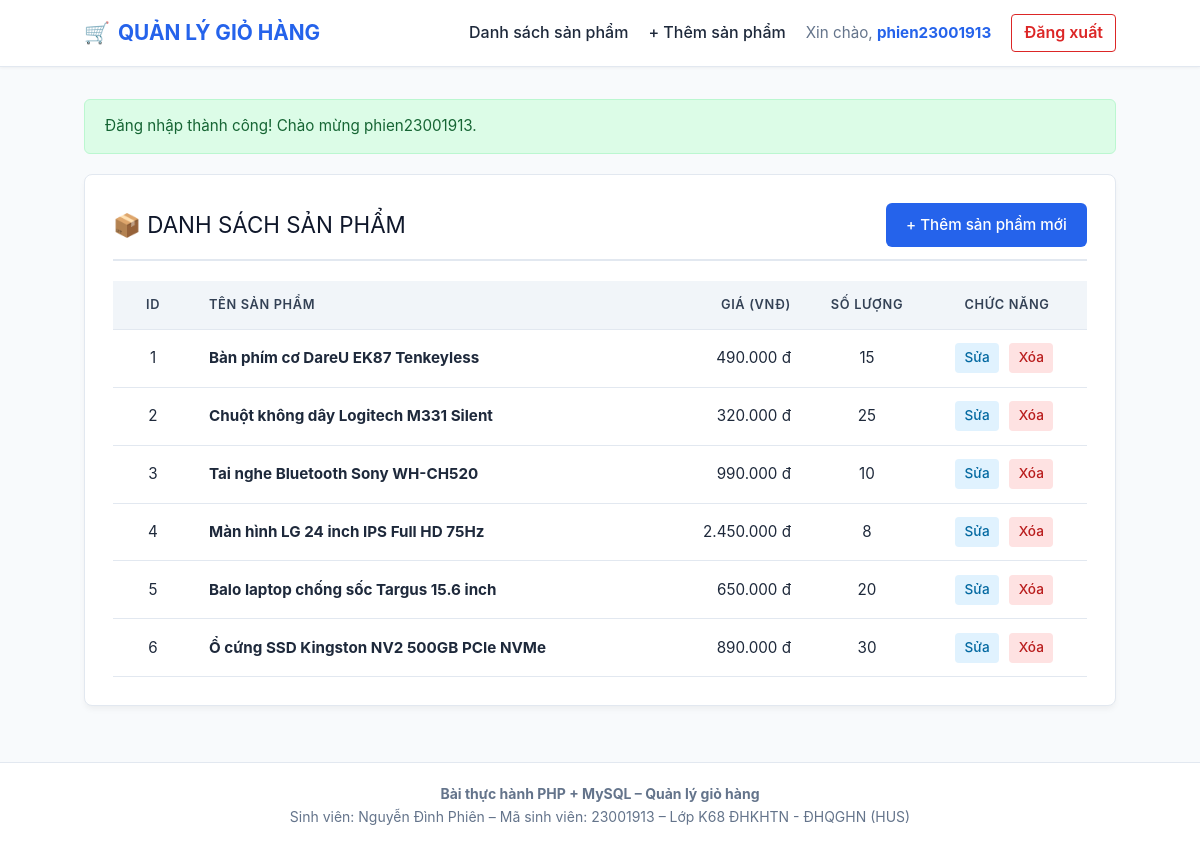
The page /buoi5/app/product_list.php (signed in) on the database its author committed.
### tables this page shows
CREATE TABLE products (
    id INT PRIMARY KEY AUTO_INCREMENT,
    name VARCHAR(100) NOT NULL,
    price DECIMAL(10,2) NOT NULL,
    quantity INT NOT NULL
);

### buoi5/app/model/product.php (called while the page is built, shortened)
<?php
if (!function_exists('getAllProducts')) {
    function getAllProducts() {
        $pdo = getDBConnection();
        $sql = "SELECT * FROM products ORDER BY id ASC";
        $stmt = $pdo->query($sql);
        return $stmt->fetchAll();
    }
}

### buoi5/app/product_list.php (the view, shortened to what this page needs)
<?php
require_once __DIR__ . '/model/product.php';
$products = getAllProducts();
require_once __DIR__ . '/view/header.php';
?>
<div class="card">
    <div class="card-title">
        <span>📦 DANH SÁCH SẢN PHẨM</span>
        <a href="product_add.php" class="btn btn-primary">+ Thêm sản phẩm mới</a>
    </div>
    <div class="table-container">
        <table>
            <thead>
                <tr>
                    <th style="width: 80px;" class="text-center">ID</th>
                    <th>Tên sản phẩm</th>
                    <th style="width: 160px;" class="text-right">Giá (VNĐ)</th>
                    <th style="width: 120px;" class="text-center">Số lượng</th>
                    <th style="width: 160px;" class="text-center">Chức năng</th>
                </tr>
            </thead>
            <tbody>
                <?php if (!empty($products)): ?>
                    <?php foreach ($products as $item): ?>
                        <tr>
                            <td class="text-center"><?= htmlspecialchars($item['id']) ?></td>
                            <td><strong><?= htmlspecialchars($item['name']) ?></strong></td>
                            <td class="text-right"><?= number_format($item['price'], 0, ',', '.') ?> đ</td>
                            <td class="text-center"><?= htmlspecialchars($item['quantity']) ?></td>
                            <td class="text-center">
                                <a href="product_edit.php?id=<?= urlencode($item['id']) ?>" class="action-link action-edit">Sửa</a>
                                <a href="product_delete.php?id=<?= urlencode($item['id']) ?>&confirm=1"
                                   class="action-link action-delete"
                                   onclick="return confirm('Bạn có chắc chắn muốn xóa sản phẩm \'<?= htmlspecialchars(addslashes($item['name'])) ?>\' không?');">
                                    Xóa
                                </a>
                            </td>
                        </tr>
                    <?php endforeach; ?>
                <?php endif; ?>
            </tbody>
        </table>
    </div>
</div>
<?php
require_once __DIR__ . '/view/footer.php';
?>

### buoi5/app/assets/css/style.css (style rules this page uses)
:root { --primary-color: #2563eb; --primary-hover: #1d4ed8; --success-color: #16a34a; --success-hover: #15803d; --danger-color: #dc2626; --danger-hover: #b91c1c; --warning-color: #d97706; --bg-color: #f8fafc; --card-bg: #ffffff; --text-color: #1e293b; --text-muted: #64748b; --border-color: #e2e8f0; --font-family: -apple-system, BlinkMacSystemFont, "Segoe UI", Roboto, "Helvetica Neue", Arial, sans-serif; }
* { box-sizing: border-box; margin: 0; padding: 0; }
body { font-family: var(--font-family); background-color: var(--bg-color); color: var(--text-color); line-height: 1.6; min-height: 100vh; display: flex; flex-direction: column; }
.card { background: var(--card-bg); border: 1px solid var(--border-color); border-radius: 8px; padding: 1.75rem; box-shadow: 0 4px 6px -1px rgba(0, 0, 0, 0.05); margin-bottom: 1.5rem; }
.card-title { font-size: 1.4rem; margin-bottom: 1.25rem; color: #0f172a; display: flex; justify-content: space-between; align-items: center; border-bottom: 2px solid var(--border-color); padding-bottom: 0.75rem; }
.table-container { overflow-x: auto; }
table { width: 100%; border-collapse: collapse; background: #ffffff; font-size: 0.95rem; }
th, td { padding: 0.85rem 1rem; text-align: left; border-bottom: 1px solid var(--border-color); }
th { background-color: #f1f5f9; color: #334155; font-weight: 600; text-transform: uppercase; font-size: 0.8rem; letter-spacing: 0.05em; }
.text-center { text-align: center; }
.text-right { text-align: right; }
button, .btn { display: inline-block; padding: 0.6rem 1.2rem; font-size: 0.95rem; font-weight: 500; line-height: 1.5; border-radius: 6px; border: 1px solid transparent; cursor: pointer; text-decoration: none; text-align: center; transition: all 0.15s ease-in-out; font-family: inherit; }
.btn-primary { background-color: var(--primary-color); color: #ffffff; }
.action-link { display: inline-block; padding: 0.25rem 0.6rem; font-size: 0.85rem; border-radius: 4px; text-decoration: none; font-weight: 500; margin-right: 0.35rem; }
.action-edit { background-color: #e0f2fe; color: #0369a1; }
.action-delete { background-color: #fee2e2; color: #b91c1c; }

### rows shown on the page
products: id "1", name "Bàn phím cơ DareU EK87 Tenkeyless", price "490.000", quantity "15"
products: id "2", name "Chuột không dây Logitech M331 Silent", price "320.000", quantity "25"
products: id "3", name "Tai nghe Bluetooth Sony WH-CH520", price "990.000", quantity "10"
products: id "4", name "Màn hình LG 24 inch IPS Full HD 75Hz", price "2.450.000", quantity "8"
products: id "5", name "Balo laptop chống sốc Targus 15.6 inch", price "650.000", quantity "20"
products: id "6", name "Ổ cứng SSD Kingston NV2 500GB PCIe NVMe", price "890.000", quantity "30"

### other values the page prints
$currentUsername "phien23001913"
$_SESSION['flash_success'] "Đăng nhập thành công! Chào mừng phien23001913."
